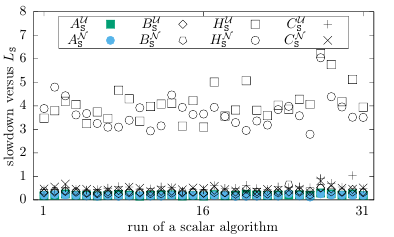

Source code (gnuplot):
set term cairolatex pdf standalone header "\\usepackage{amsmath,amsfonts}" color font ", 10" size 10cm,6cm
set output "reltim-ABHC_S.tex"

set key top right horizontal box spacing 1.75 width -0.5

set xrange [0:32]
set xlabel "run of a scalar algorithm"
set xtics ("1" 1, "16" 16, "31" 31)
#set yrange [3:10]
set ylabel "slowdown versus $L_{\\mathtt{\\mathtt{S}}}$"

set datafile columnheaders
plot "us.csv" using 1:($11/$8) with points title "$A_{\\mathtt{S}}^{\\mathcal{U}}$" pointtype 5 linetype 2, \
     "ns.csv" using 1:($11/$8) with points title "$A_{\\mathtt{S}}^{\\mathcal{N}}$" pointtype 7 linetype 3, \
     "us.csv" using 1:($14/$8) with points title "$B_{\\mathtt{S}}^{\\mathcal{U}}$" pointtype 12 linetype 0, \
     "ns.csv" using 1:($14/$8) with points title "$B_{\\mathtt{S}}^{\\mathcal{N}}$" pointtype 14 linetype 0, \
     "us.csv" using 1:($17/$8) with points title "$H_{\\mathtt{S}}^{\\mathcal{U}}$" pointtype 4 linetype 0, \
     "ns.csv" using 1:($17/$8) with points title "$H_{\\mathtt{S}}^{\\mathcal{N}}$" pointtype 6 linetype 0, \
     "us.csv" using 1:($29/$8) with points title "$C_{\\mathtt{S}}^{\\mathcal{U}}$" pointtype 1 linetype 0, \
     "ns.csv" using 1:($29/$8) with points title "$C_{\\mathtt{S}}^{\\mathcal{N}}$" pointtype 2 linetype 0
